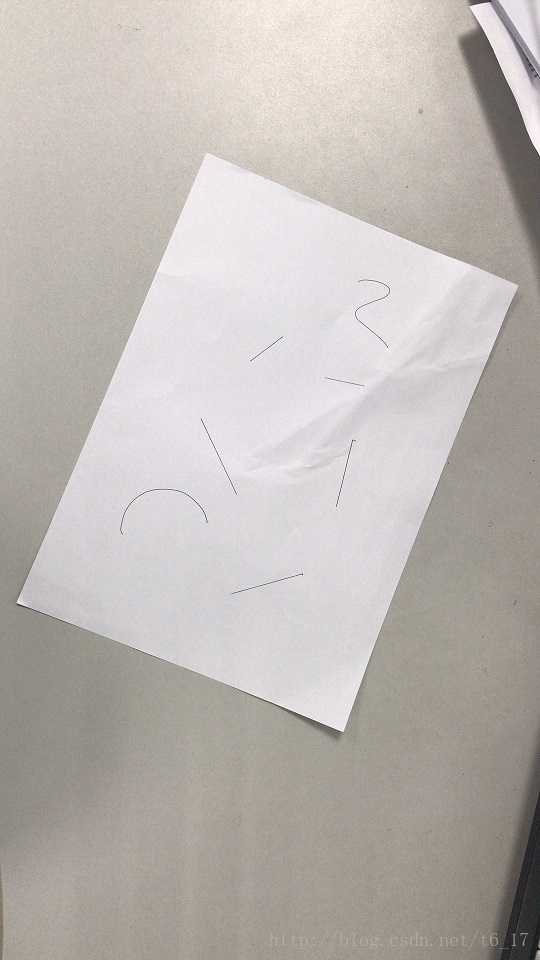
#> input picture 103+邓鋆+深圳/第五周/photo1.jpg, 540 x 960 px
$ python -i perspective_transformation.py   (imports and definitions only)
#> lines starting #> are read from the running program, lines starting #| are printed output that depends on the picture
#> further down, picture is the input picture: shape (960, 540, 3); mean B, G, R 179.3, 183.7, 189.4
# -*- coding=utf-8 -*-

import numpy as np
import cv2


# [78 lines left out: functions get_warp_matrix, get_vertex, get_order_points, get_target_point, draw_line, draw_point, not called in this run]


def get_img_preprocess(img):
    img_gray = cv2.cvtColor(img, cv2.COLOR_BGR2GRAY)
    img_canny = cv2.Canny(img_gray, threshold1=50, threshold2=150, apertureSize=3)
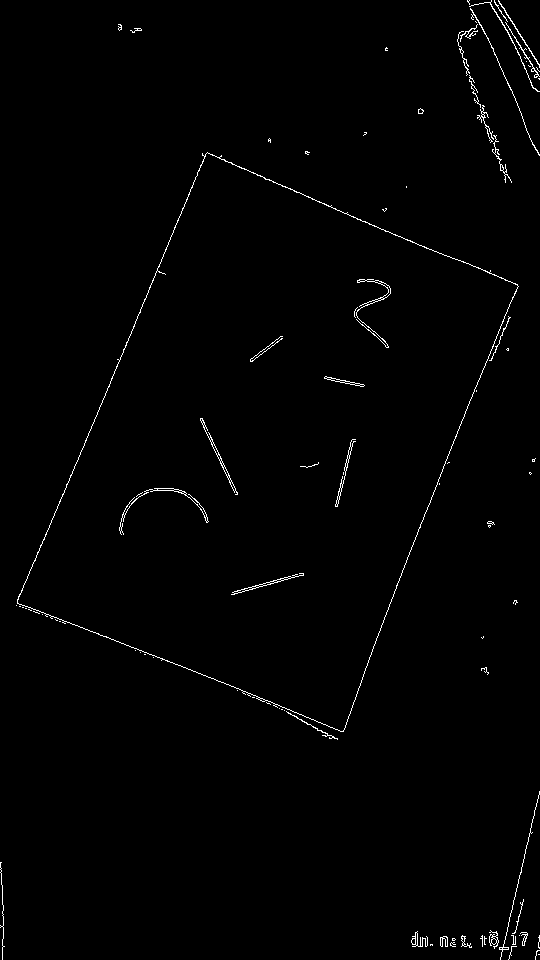
#> img_canny: shape (960, 540); 0.95% white in thin lines or dots
    img_gaussian = cv2.GaussianBlur(img_canny, (3, 3), sigmaX=1, sigmaY=1)
    return img_gaussian

>>> import cv2
>>> picture = cv2.imread('../../../103+邓鋆+深圳/第五周/photo1.jpg')
>>> result = get_img_preprocess(picture)
